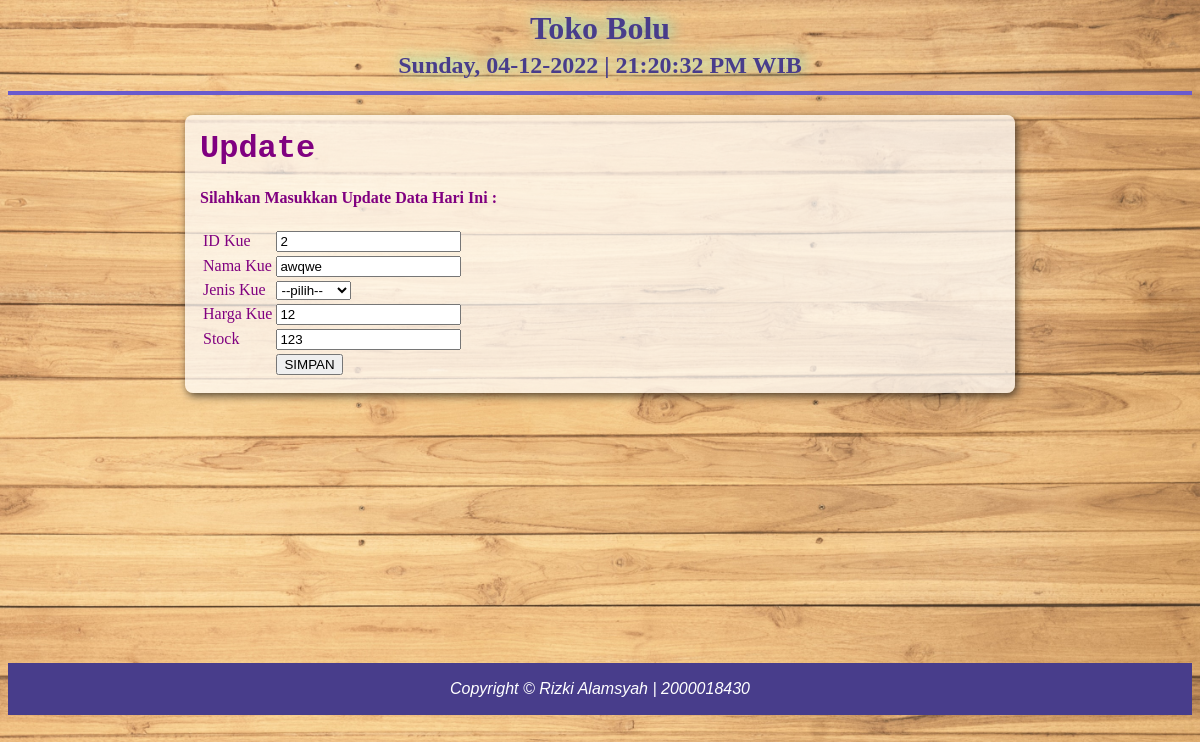
Page /edit_kue.php?id_kue=2 on the committed database.
### tables this page shows
CREATE TABLE `data_produk` (
  `id_kue` int(15) NOT NULL,
  `nama_kue` varchar(30) NOT NULL,
  `jenis_kue` enum('Klemben','Kemojo','Suri','Peca','Koja') NOT NULL,
  `harga_kue` int(20) NOT NULL,
  `stock` int(10) NOT NULL
);

### edit_kue.php (the view, shortened to what this page needs)
<!DOCTYPE html>
<html>
<head>
    <header>
			<h1>Toko Bolu</h1>
			<h2><b>
            <?php echo date('l, d-m-Y');
			echo " | " .date("H:i:s A") ." WIB";?>
			</h2></b>
	</header>
    <div class="wrap">
    <div><strong><font size="6" face="Courier New, Courier, mono">Update</font></strong></div>
    <h4> Silahkan Masukkan Update Data Hari Ini :</h4>
<?php
include "koneksi.php";
$sqlEdit = mysqli_query($konek, "SELECT * FROM data_produk WHERE id_kue='$_GET[id_kue]'");
$e=mysqli_fetch_array($sqlEdit);
?>
<form method="post" action="">
    <table>
        <tr>
            <td>ID Kue</td>
            <td><input type="text" name="id_kue" value="<?php echo $e['id_kue']?>" readonly></td>
        </tr>
        <tr>
            <td>Nama Kue</td>
            <td><input type="text" name="nama_kue" value="<?php echo $e['nama_kue']?>"></td>
        </tr>
        <tr>
            <td>Jenis Kue</td>
            <td><select type="option" name="jenis_kue" value="<?php echo $e['jenis_kue']?>">
                <option disabled selected value="">--pilih--</option>
                <option name="Koja">Koja</option></select></td>
        </tr>
        <tr>
            <td>Harga Kue</td>
            <td><input type="number" name="harga_kue" value="<?php echo $e['harga_kue']?>"></td>
        </tr>
        <tr>
            <td>Stock</td>
            <td><input type="number" name="stock" value="<?php echo $e['stock']?>"></td>
        </tr>
        <tr>
            <td></td>
            <td><input type="submit" value="SIMPAN"></td>
        </tr>
    </table>
</form>
    </div>
    <div class="footer">
    <p>Copyright &copy; Rizki Alamsyah | 2000018430</p>
    </div>

### edit_kue.php (style rules this page uses)
header { position: relative; top: 0%; height: 70px; color:#483D8B; border-bottom: 4px solid #6A5ACD; border:left 0px; border-right: 0px; text-align: center; line-height:15px; text-shadow: 2px -2px 15px #7FFFD4; }
.wrap { background-color:rgba(255,255,255,0.7); width: 800px; color:#800080; margin: 20px auto; padding:15px; box-shadow: 2px 3px 8px rgba(0, 0, 0, 0.65); border-radius: 8px; }
h2 { text-align: center; }
.footer { margin-top:270px; padding: 1px; background-color: #483D8B; text-align: center; color: #fff; font-family: Arial, Helvetica, sans-serif; font-style: italic }

### rows in the picture
data_produk: id_kue "2", nama_kue "awqwe", harga_kue "12", stock "123"
